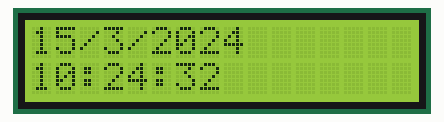
The sketch below on a simulated ESP32. Shown: 16×2 character LCD. WiFi joins after 1.5 s; servers stay silent unless stated; the local clock reads 2024-03-15 10:24:30 at power-on unless the sketch sets it; what the sketch prints to the serial monitor is not drawn.

Above: at 2.6 s.
At 6.7 s:
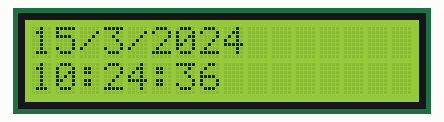
At 10.8 s:
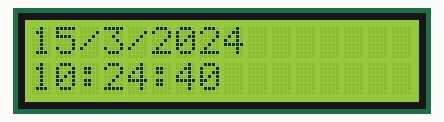
At 20.0 s:
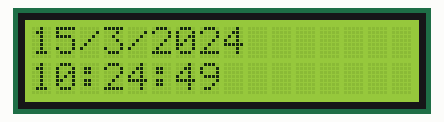
At 29.2 s:
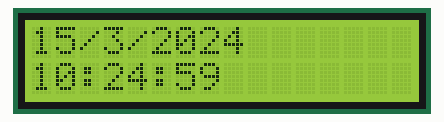
At 38.3 s:
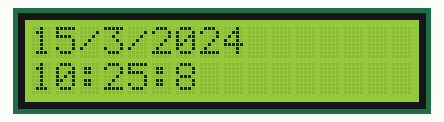

Measured:
- what the display in image 0 shows lasts 1.0 s, from 2.6 s to 3.6 s

The sketch:

SimpleTime_for_Myanmar_time.ino
```cpp
#include <WiFi.h>
#include "time.h"
#include "sntp.h"
#include <Wire.h>
#include <LiquidCrystal_I2C.h>

LiquidCrystal_I2C lcd(0x27, 16, 2); // set the I2C address of the LCD display

const char* ssid       = "DECO B105";
const char* password   = "sein8995";

const char* ntpServer1 = "pool.ntp.org";
const char* ntpServer2 = "time.nist.gov";
const long  gmtOffset_sec = 23400;
const int   daylightOffset_sec = 0;

const char* time_zone = "MST+6:30,M3.5.0,M10.5.0/3";  // TimeZone rule for Europe/Rome including daylight adjustment rules (optional)

void printLocalTime()
{
  struct tm timeinfo;
  if(!getLocalTime(&timeinfo)){
    Serial.println("No time available (yet)");
    return;
  }
  Serial.print(&timeinfo, "%A, %B %d %Y %H:%M:%S");Serial.println(" Myanmar Standard Time");

  lcd.clear();
  lcd.setCursor(0, 0);
  lcd.print(timeinfo.tm_mday);
  lcd.print("/");
  lcd.print(timeinfo.tm_mon + 1);
  lcd.print("/");
  lcd.print(timeinfo.tm_year + 1900);
  lcd.setCursor(0, 1);
  lcd.print(timeinfo.tm_hour);
  lcd.print(":");
  lcd.print(timeinfo.tm_min);
  lcd.print(":");
  lcd.print(timeinfo.tm_sec);
  //lcd.print("MMT");
  }


// Callback function (get's called when time adjusts via NTP)
void timeavailable(struct timeval *t)
{
  Serial.println("Got time adjustment from NTP!");
  printLocalTime();
}

void setup()
{
  Serial.begin(115200);

  lcd.begin();
  lcd.backlight();
  //lcd.print("Hello, world!");

  // set notification call-back function
  sntp_set_time_sync_notification_cb( timeavailable );

  /**
   * NTP server address could be aquired via DHCP,
   *
   * NOTE: This call should be made BEFORE esp32 aquires IP address via DHCP,
   * otherwise SNTP option 42 would be rejected by default.
   * NOTE: configTime() function call if made AFTER DHCP-client run
   * will OVERRIDE aquired NTP server address
   */
  sntp_servermode_dhcp(1);    // (optional)

  /**
   * This will set configured ntp servers and constant TimeZone/daylightOffset
   * should be OK if your time zone does not need to adjust daylightOffset twice a year,
   * in such a case time adjustment won't be handled automagicaly.
   */
  configTime(gmtOffset_sec, daylightOffset_sec, ntpServer1, ntpServer2);

  /**
   * A more convenient approach to handle TimeZones with daylightOffset
   * would be to specify a environmnet variable with TimeZone definition including daylight adjustmnet rules.
   * A list of rules for your zone could be obtained from https://github.com/esp8266/Arduino/blob/master/cores/esp8266/TZ.h
   */
  //configTzTime(time_zone, ntpServer1, ntpServer2);

  //connect to WiFi
  Serial.printf("Connecting to %s ", ssid);
  WiFi.begin(ssid, password);
  while (WiFi.status() != WL_CONNECTED) {
      delay(500);
      Serial.print(".");
  }
  Serial.println(" CONNECTED");

}

void loop()
{
  delay(1000);
  printLocalTime();     // it will take some time to sync time :)


}
/*gmtOffset_sec myanamar

Myanmar is in the Myanmar Standard Time (MST) timezone, which has a GMT offset of 6 hours and 30 minutes. This means that Myanmar is 6 hours and 30 minutes ahead of Coordinated Universal Time (UTC).

This can be represented in seconds as 6.5 * 3600 = 23400.

This offset is used to calculate the local time in Myanmar from UTC. For example, if the UTC time is 12:00 PM, then the local time in Myanmar would be 6:30 PM.
This offset is also used to set the timezone on devices in Myanmar. For example, to set the timezone on an ESP32 to Myanmar, you would use the following code:
C++

configTzTime("MST+6:30,M3.5.0,M10.5.0/3", "pool.ntp.org", "time.nist.gov");

This code would set the timezone on the ESP32 to Myanmar and sync the time with the NTP server.
I hope this information is helpful.FROM GOOGLE BARD SOURCE*/
```
